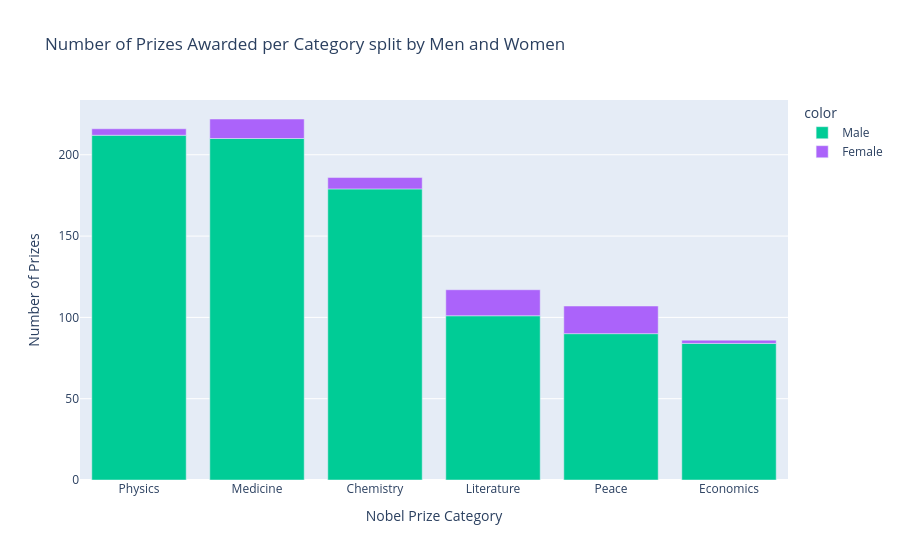

Notebook cell for this chart:
### Code cell
v_bar_split = px.bar(
    x = cat_men_women.category,
    y = cat_men_women.prize,
    color = cat_men_women.sex,
    title='Number of Prizes Awarded per Category split by Men and Women',
    color_discrete_map={'male':'#1f77b4', 'female':'#ff69b4'}  # custom colors
)

v_bar_split.update_layout(
    xaxis_title='Nobel Prize Category', 
    yaxis_title='Number of Prizes'
)

v_bar_split.show()

### Figure 1 — Plotly figure (JSON) as saved in the notebook; plotly's stock layout.template omitted (floating-point values rounded to 4 significant figures)
{"data": [{"hovertemplate": "color=Male<br>x=%{x}<br>y=%{y}<extra></extra>", "legendgroup": "Male", "marker": {"color": "#00cc96", "pattern": {"shape": ""}}, "name": "Male", "orientation": "v", "showlegend": true, "textposition": "auto", "type": "bar", "x": ["Physics", "Medicine", "Chemistry", "Literature", "Peace", "Economics"], "xaxis": "x", "y": [212, 210, 179, 101, 90, 84], "yaxis": "y"}, {"hovertemplate": "color=Female<br>x=%{x}<br>y=%{y}<extra></extra>", "legendgroup": "Female", "marker": {"color": "#ab63fa", "pattern": {"shape": ""}}, "name": "Female", "orientation": "v", "showlegend": true, "textposition": "auto", "type": "bar", "x": ["Peace", "Literature", "Medicine", "Chemistry", "Physics", "Economics"], "xaxis": "x", "y": [17, 16, 12, 7, 4, 2], "yaxis": "y"}], "layout": {"barmode": "relative", "legend": {"title": {"text": "color"}, "tracegroupgap": 0}, "title": {"text": "Number of Prizes Awarded per Category split by Men and Women"}, "xaxis": {"anchor": "y", "domain": [0, 1], "title": {"text": "Nobel Prize Category"}}, "yaxis": {"anchor": "x", "domain": [0, 1], "title": {"text": "Number of Prizes"}}}}
